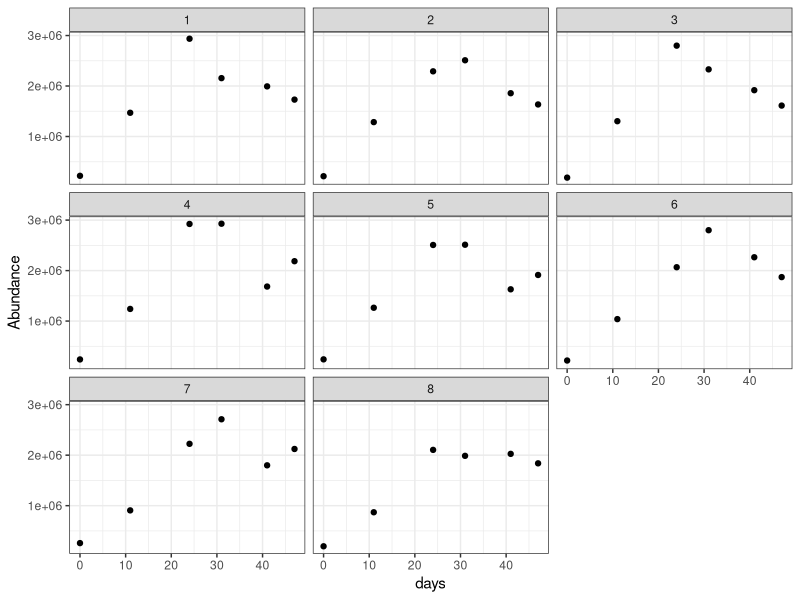

This chart was generated by the following R code: (Note: this script raises an error after producing the figure.)

# load libraries ----------------------------------------------------------

library(tidyverse)

# read in data ------------------------------------------------------------
CEdat<- read_csv("data/ChlamyKtemp_aftersorting.csv") %>%
	select(-time) %>% 
	rename(time = day, 
				 obs = density) %>% 
	filter(time != 14)


library(ggplot2)
theme_set(theme_bw())

CEdat %>% 
	filter(temperature == "20") %>% 
ggplot(aes(x=time,y=obs), data = .) + geom_point() +
		labs(y="Abundance",x = "days") + facet_wrap( ~ replicate)


CE.mod <- nls(obs ~ 
								SSlogis(time, Asym, xmid, scal), 
							data=subset(CEdat, temperature == 16))
summary(CE.mod)

update(CE.mod,data=CEdat)
getInitial(obs~SSlogis(time,Asym,xmid,scal), data= CEdat)


newstart <- list(Asym = max(CEdat$obs),
								 xmid = mean(CEdat$time),
								 scal=1)
CE.fullmod <- update(CE.mod,data=CEdat,
										 start=newstart)
summary(CE.fullmod)


CEsub <- CEdat %>% 
	filter(temperature == "24", replicate == "1")

CE.mod <- nls(obs ~ 
								SSlogis(time, Asym, xmid, scal), 
							data=CEsub)
	
newstart <- list(Asym = max(CEsub$obs),
								 xmid = mean(CEsub$time),
								 scal=1)
CE.fullmod <- update(CE.mod,data=CEsub,
										 start=newstart)
summary(CE.fullmod)

library(plotrix)
estimates <- CEdat %>% 
	group_by(temperature) %>% 
	do(tidy(nls(obs ~ 
								SSlogis(time, Asym, xmid, scal), 
							data=.))) 


estimates %>% 
	filter(term == "Asym") %>% 
	lm(log(estimate) ~ temperature, data = .) %>% 
	summary
	ggplot(data = ., aes(x = temperature, y = estimate)) + geom_point() + facet_wrap( ~ term, scales = "free") +
	geom_errorbar(aes(ymin = estimate - std.error, ymax= estimate + std.error))
	
